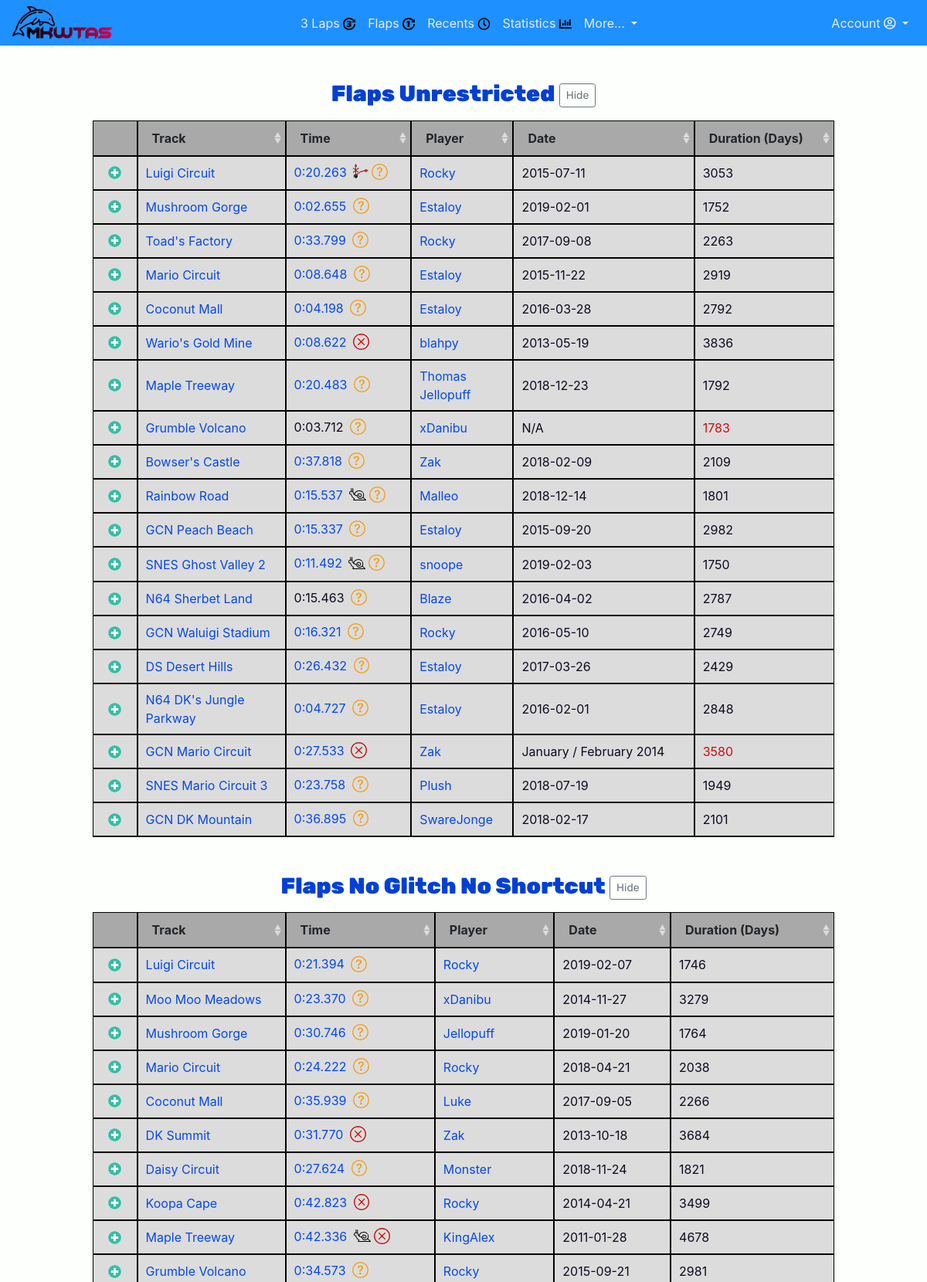
Page /flaps.php (upper part) on the committed database.
### tables this page shows
CREATE TABLE `track` (
  `id_track` int(11) NOT NULL,
  `name_track` varchar(30) NOT NULL
);

CREATE TABLE `player` (
  `id_player` int(11) NOT NULL,
  `name_player` varchar(16) NOT NULL,
  `country` varchar(2) NOT NULL DEFAULT '00'
);

### php_scripts/db_requests.php (called while the page is built, shortened)
<?php
$getBktFromCategory = $bdd->prepare('SELECT *
,RIGHT(duree, LENGTH(duree) - 4) AS time_record
,(
	SELECT RIGHT(TIMEDIFF(r.time_record, b.duree), LENGTH(b.duree) - 4)
	FROM record r
	WHERE b.duree < r.time_record
		AND r.type_record = b.type_record
		AND r.id_track = b.id_track
	ORDER BY r.time_record ASC limit 1
	) cut
,(
	SELECT r.link
	FROM record r
	WHERE b.duree < r.time_record
		AND r.type_record = b.type_record
		AND r.id_track = b.id_track
	ORDER BY r.time_record ASC limit 1
	) prev_lien
FROM (
SELECT RIGHT(lap1, LENGTH(lap1) - 6) AS lap1
	,RIGHT(lap2, LENGTH(lap2) - 6) AS lap2
	,RIGHT(lap3, LENGTH(lap3) - 6) AS lap3
	,name_track
	,time_record AS duree
	,date_record
	,DATEDIFF(CURRENT_DATE (), date_record) AS duration
	,type_record
	,link
	,charac
	,date_option
	,flap_no_bkt
	,vehicle
	,is_supergrind
	,r.id_track
	,r.id_tag
	,rt.NAME AS tag_name
	,r.id_record AS id_record
FROM record AS r
INNER JOIN record_with_players AS p ON r.id_record = p.id_record
INNER JOIN player AS j ON p.id_player = j.id_player
INNER JOIN track AS c ON r.id_track = c.id_track
INNER JOIN record_tags AS rt ON r.id_tag = rt.id_record_tags
INNER JOIN (
	SELECT MIN(time_record) AS best_temps
	FROM record AS re
	WHERE type_record = ?
	GROUP BY re.id_track
	) r ON time_record = r.best_temps
WHERE type_record = ?
GROUP BY c.id_track
ORDER BY c.id_track
) b
');
$getPlayersFromTAS = $bdd->prepare('SELECT name_player
FROM player AS j
INNER JOIN record_with_players AS p ON j.id_player = p.id_player
WHERE id_record IN (
		SELECT id_record
		FROM record_with_players
		WHERE id_record = ?
		)
');

### php_includes/imports.php (called while the page is built, shortened)
<?php
require "constant.php";
require PHP_SCRIPTS . "db_requests.php";
?>

### php_includes/constant.php (called while the page is built, shortened)
<?php
$unverifiedDesc = "This run is unconfirmed to sync on a console.";
$invalidDesc = "This run does not sync on a console.";
$flapNoBktDesc = "At least one lap from the 3lap BKT is faster than this Flap.";

### php_includes/templates/cells/tempPlayers.php (the view)
<td>
    <div class="read-more overflow-hidden">
        <?php
        $getPlayersFromTAS->execute(array($data['id_record']));
        while ($data2 = $getPlayersFromTAS->fetch()) {
            echo "<a href=player.php?name=" . str_replace(' ', '_', $data2['name_player']) . ">" . $data2['name_player'] . "</a></br>";
        }
        ?>
    </div>
</td>

### views/flaps.php (shortened to what this page needs)
<!DOCTYPE html>
<html lang="en">
<?php
include 'php_includes/imports.php';
?>
<body>
    <main>
        <?php include 'php_includes/nav.php' ?>
        <div class="main-container">
            <section class="mx-auto tab-container padding-horizontal-container">
                <div class="d-lg-flex justify-content-lg-start align-items-lg-start justify-content-xl-start record-table">
                    <table class="detailRow table table-sm data-table">
                        <caption class="text-center">Flaps Unrestricted <button type="button" class="btn btn-outline-secondary btn-sm collapsible" onclick="collapseTable(this, 1)">Hide</button></caption>
                        <?php include TEMP_THEAD . 'classic.php' ?>
                        <tbody class="tab1">
                            <?php
                            $getBktFromCategory->execute(array($arrayTextToCategory['flap'], $arrayTextToCategory['flap']));
                            while ($data = $getBktFromCategory->fetch()) {
                            ?>
                                <tr>
                                    <td data-table-type="<?php echo TableType::Classic ?>"></td>
                                    <?php include TEMP_CELLS . 'tempTrack.php' ?>
                                    <?php include TEMP_CELLS . 'tempTime.php' ?>
                                    <?php include TEMP_CELLS . 'tempPlayers.php' ?>
                                    <?php include TEMP_CELLS . 'tempDate.php' ?>
                                    <?php include TEMP_CELLS . 'tempDuration.php' ?>
                                </tr>
                            <?php
                            }
                            ?>
                        </tbody>
                    </table>
                </div>
            </section>
            <section class="mx-auto tab-container padding-horizontal-container">
                <div class="d-lg-flex justify-content-lg-start align-items-lg-start justify-content-xl-start record-table">
                    <table class="detailRow table table-sm data-table">
                        <caption class="text-center">Flaps No Glitch No Shortcut <button type="button" class="btn btn-outline-secondary btn-sm collapsible" onclick="collapseTable(this, 2)">Hide</button></caption>
                        <?php include TEMP_THEAD . 'classic.php' ?>
                        <tbody class="tab2">
                            <?php
                            $getBktFromCategory->execute(array($arrayTextToCategory['flapNoGlitch'], $arrayTextToCategory['flapNoGlitch']));
                            while ($data = $getBktFromCategory->fetch()) {
                            ?>
                                <tr>
                                    <td data-table-type="<?php echo TableType::Classic ?>"></td>
                                    <?php include TEMP_CELLS . 'tempTrack.php' ?>
                                    <?php include TEMP_CELLS . 'tempTime.php' ?>
                                    <?php include TEMP_CELLS . 'tempPlayers.php' ?>
                                    <?php include TEMP_CELLS . 'tempDate.php' ?>
                                    <?php include TEMP_CELLS . 'tempDuration.php' ?>
                                </tr>
                            <?php
                            }
                            ?>
                        </tbody>
                    </table>
                </div>
            </section>
                        <?php include TEMP_THEAD . 'classic.php' ?>
                            <?php
                            $getBktFromCategory->execute(array($arrayTextToCategory['flapNoUltra'], $arrayTextToCategory['flapNoUltra']));
                            while ($data = $getBktFromCategory->fetch()) {
                            ?>
                                    <?php include TEMP_CELLS . 'tempTrack.php' ?>
                                    <?php include TEMP_CELLS . 'tempTime.php' ?>
                                    <?php include TEMP_CELLS . 'tempPlayers.php' ?>
                                    <?php include TEMP_CELLS . 'tempDate.php' ?>
                                    <?php include TEMP_CELLS . 'tempDuration.php' ?>
                            <?php
                            }
                            ?>
        </div>
    </main>
</body>
</html>

### php_includes/templates/cells/tempTrack.php
<td>
    <?php
    echo "<a href=track.php?name=" . str_replace(' ', '_', $data['name_track']) . "#" . $data['type_record'] . ">" . $data['name_track'] . "</a>";
    ?>
</td>

### php_includes/templates/cells/tempTime.php (shortened to what this page needs)
<td>
    <?php
    if ($data['link'] == '') {
        echo $data['time_record'];
    } else {
        echo "<a href=" . $data['link'] . " target='_blank' rel='noopener'>" . $data['time_record'];
    }
    ?></a>
    <?php
    if ($data['flap_no_bkt']) {
        echo "<img class='icon-zoom mb-1 ml-1' src='assets/img/svg/snail.svg' width='22px' alt='' data-toggle='popover' tabindex='0' data-trigger='focus' data-content='" . $flapNoBktDesc . "' title='Flap isn&rsquo;t true BKT'>";
    }
    if ($data['is_supergrind'] == 1) {
        displaySuperGrind();
    }
    if ($data['id_tag'] == 2) {
        echo '<span class="icon-zoom mb-1 ml-1 record_tag_' . $data['tag_name'] . '" data-toggle="popover" tabindex="0" data-trigger="focus" data-content="' . $unverifiedDesc . '" title="' . $data['tag_name'] . '"></span>';
    } elseif ($data['id_tag'] == 3) {
        echo '<span class="icon-zoom mb-1 ml-1 record_tag_' . $data['tag_name'] . '" data-toggle="popover" tabindex="0" data-trigger="focus" data-content="' . $invalidDesc . '" title="' . $data['tag_name'] . '"></span>';
    }
    ?>
</td>

### php_includes/utils.php (shortened to what this page needs)
<?php
function includeHeader($variables) {
    include(PHP_INCLUDES . "head.php");
}
function displaySuperGrind()
{
	echo "<img class='icon-zoom mb-1 ml-1' src='assets/img/supergrind.png' width='20px' data-toggle=\"popover\" tabindex='0' data-trigger='focus' data-content='This run utilises a type of rapid-fire hop exploit called supergrinding, which allows you to lose traction with the ground and build up speed.' title=\"Supergrind\">";
}
?>

### php_includes/templates/cells/tempDate.php
<td><?php
    if (!isset($data['date_record'])) {
        echo "N/A";
    } elseif (isset($data['date_option'])) {
        echo $data['date_option'];
    } else {
        echo $data['date_record'];
    }
    ?>
</td>

### php_includes/templates/cells/tempDuration.php
<td>
    <?php
    if (isset($data['date_option'])) {
        echo "<span class='approx' data-toggle='tooltip' title='Approximate duration '>" . $data['duration'] . "</span>";
    } else {
        echo $data['duration'];
    }
    ?>
</td>

### css/styles.css (style rules this page uses)
body { background-color: #FDFFFC; padding-top: 58px; }
tbody { color: #0e0b21; }
a { color: #0549e7; }
.approx { color: rgb(201, 15, 15); }
td.details-control { background: url(../assets/img/svg/green-plus.svg) no-repeat center center; background-size: 30%; cursor: pointer; }
table.dataTable tbody td { vertical-align: middle; }
.table.dataTable tbody tr { background-color: #dcdcdc; }
.table { background-color: #dcdcdc; }
.table td { border: black solid 1.1px !important; }
.record_tag_Unverified { background-image: url(../assets/img/svg/record_tag_unverified.svg); display: inline-block; width: 1.3em; height: 1.3em; vertical-align: middle; background-size: 100% 100%; }
.record_tag_Invalid { background-image: url(../assets/img/svg/record_tag_invalid.svg); display: inline-block; width: 1.3em; height: 1.3em; vertical-align: middle; background-size: 100% 100%; }
.tab-container { margin: auto; width: 80%; padding-top: 30px; }
.record-table { width: 100%; }
caption { caption-side: top; font-size: 29px; font-family: 'Rubik', sans-serif; font-weight: 900; color: #0040d3; }

### rows in the picture
track: name_track "Luigi Circuit", time_record "0:20.263", date_record "2015-07-11", duration "3053", time_record "0:21.394", date_record "2019-02-07", duration "1746"
player: name_player "Rocky"
track: name_track "Mushroom Gorge", time_record "0:02.655", date_record "2019-02-01", duration "1752", time_record "0:30.746", date_record "2019-01-20", duration "1764"
player: name_player "Estaloy"
track: name_track "Toad's Factory", time_record "0:33.799", date_record "2017-09-08", duration "2263"
track: name_track "Mario Circuit", time_record "0:08.648", date_record "2015-11-22", duration "2919", time_record "0:24.222", date_record "2018-04-21", duration "2038"
track: name_track "Coconut Mall", time_record "0:04.198", date_record "2016-03-28", duration "2792", time_record "0:35.939", date_record "2017-09-05", duration "2266"
track: name_track "Wario's Gold Mine", time_record "0:08.622", date_record "2013-05-19", duration "3836"
player: name_player "blahpy"
track: name_track "Maple Treeway", time_record "0:20.483", date_record "2018-12-23", duration "1792", time_record "0:42.336", date_record "2011-01-28", duration "4678"
player: name_player "Thomas"
player: name_player "Jellopuff"
track: name_track "Grumble Volcano", time_record "0:03.712", date_option "N/A", duration "1783", time_record "0:34.573", date_record "2015-09-21", duration "2981"
player: name_player "xDanibu"
track: name_track "Bowser's Castle", time_record "0:37.818", date_record "2018-02-09", duration "2109"
player: name_player "Zak"
track: name_track "Rainbow Road", time_record "0:15.537", date_record "2018-12-14", duration "1801"
player: name_player "Malleo"
track: name_track "GCN Peach Beach", time_record "0:15.337", date_record "2015-09-20", duration "2982"
track: name_track "SNES Ghost Valley 2", time_record "0:11.492", date_record "2019-02-03", duration "1750"
player: name_player "snoope"
track: name_track "N64 Sherbet Land", time_record "0:15.463", date_record "2016-04-02", duration "2787"
player: name_player "Blaze"
track: name_track "GCN Waluigi Stadium", time_record "0:16.321", date_record "2016-05-10", duration "2749"
track: name_track "DS Desert Hills", time_record "0:26.432", date_record "2017-03-26", duration "2429"
track: name_track "N64 DK's Jungle Parkway", time_record "0:04.727", date_record "2016-02-01", duration "2848"
track: name_track "GCN Mario Circuit", time_record "0:27.533", date_option "January / February 2014", duration "3580"
track: name_track "SNES Mario Circuit 3", time_record "0:23.758", date_record "2018-07-19", duration "1949"
player: name_player "Plush"
track: name_track "GCN DK Mountain", time_record "0:36.895", date_record "2018-02-17", duration "2101"
player: name_player "SwareJonge"
track: name_track "Moo Moo Meadows", time_record "0:23.370", date_record "2014-11-27", duration "3279"
player: name_player "Luke"
track: name_track "DK Summit", time_record "0:31.770", date_record "2013-10-18", duration "3684"
track: name_track "Daisy Circuit", time_record "0:27.624", date_record "2018-11-24", duration "1821"
player: name_player "Monster"
track: name_track "Koopa Cape", time_record "0:42.823", date_record "2014-04-21", duration "3499"
player: name_player "KingAlex"
